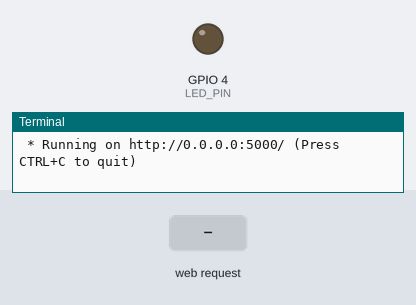
A program run on a simulated Raspberry Pi (BCM pin numbers). Shown: output pins drawn as LEDs (lit = HIGH), the last lines printed to the terminal. Inputs (shaded band) come from the test bench. The clock reads 2024-03-15 10:24:30 at power-on unless the program sets it.

Above: at 1.2 s.
1.3 s: HTTP request for /led/on received
At 1.7 s:
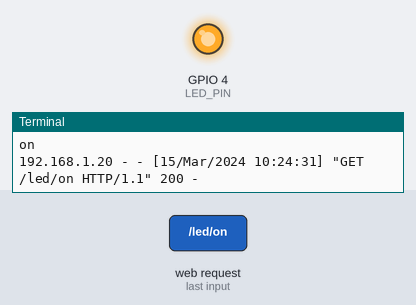
4.3 s: HTTP request for /led/off received
At 5.2 s:
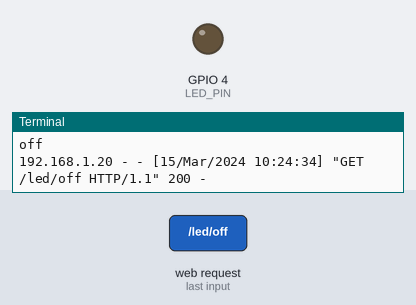
Timing chart, 0 to 7.3 s (numbered marks = the images above; inputs shaded):
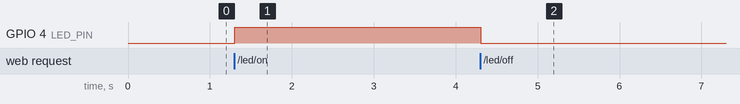

Measured:
- after the input at 1.3 s, GPIO 4 (LED_PIN): LOW → HIGH at once
- after the input at 4.3 s, GPIO 4 (LED_PIN): HIGH → LOW at once

The program:

flask_led.py
```python
from flask import Flask
import RPi.GPIO as GPIO

LED_PIN = 4

GPIO.setmode(GPIO.BCM)
GPIO.setup(LED_PIN,GPIO.OUT)

#Flask 객체 생성
#__name__은 파일명

app = Flask(__name__)

#라우팅을 위한 뷰 함수
@app.route("/")
def hello_woeld():
    return'''
    <p>Hello, Flask!</p>
    <a href="/led/red/on">LED ON</a>
    <a href="led/red/off">LED OFF<a>
    '''

@app.route("/led/<cmd>")
def led_op(cmd):
    print(cmd)
    if cmd == "on":
        GPIO.output(LED_PIN,GPIO.HIGH)
        return'''
        <p>LED ON</p>
        <p></p>
        <a href="/">Go Home</a>
        '''
    elif cmd == "off":
        GPIO.output(LED_PIN,GPIO.LOW)
        return'''
            <p>LED OFF</p>
            <p></p>
            <a href="/">Go Home</a>
            '''


#터미널에서 직접 실행시킨 경우
if __name__ == "__main__":
    try:
        app.run(host="0.0.0.0")
    finally:
        GPIO.cleanup()
```
